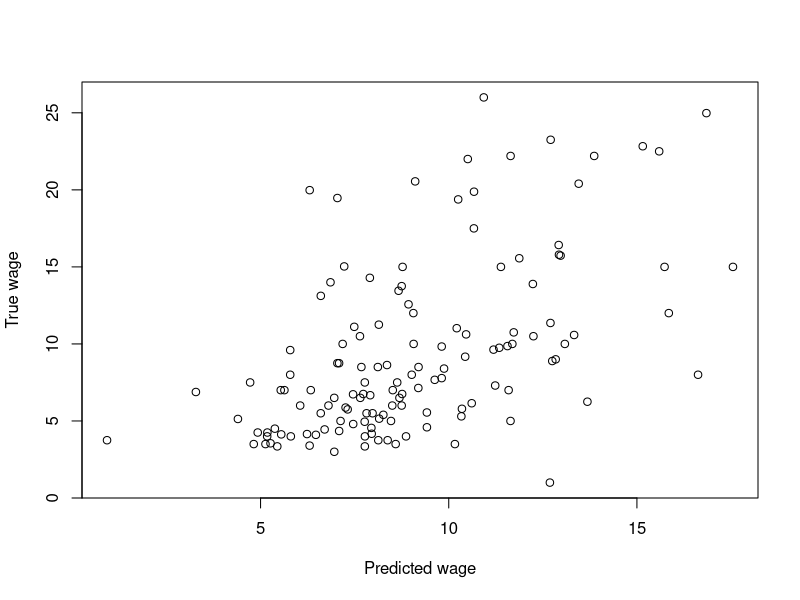
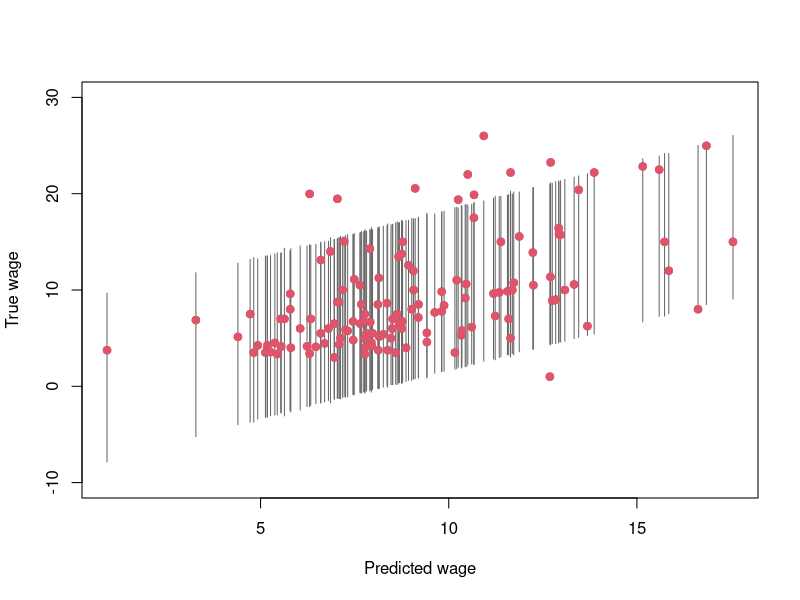
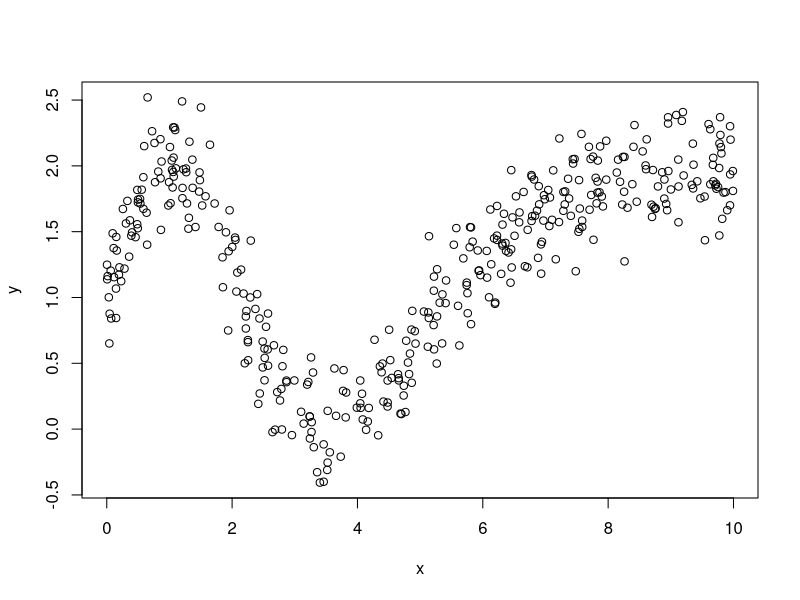
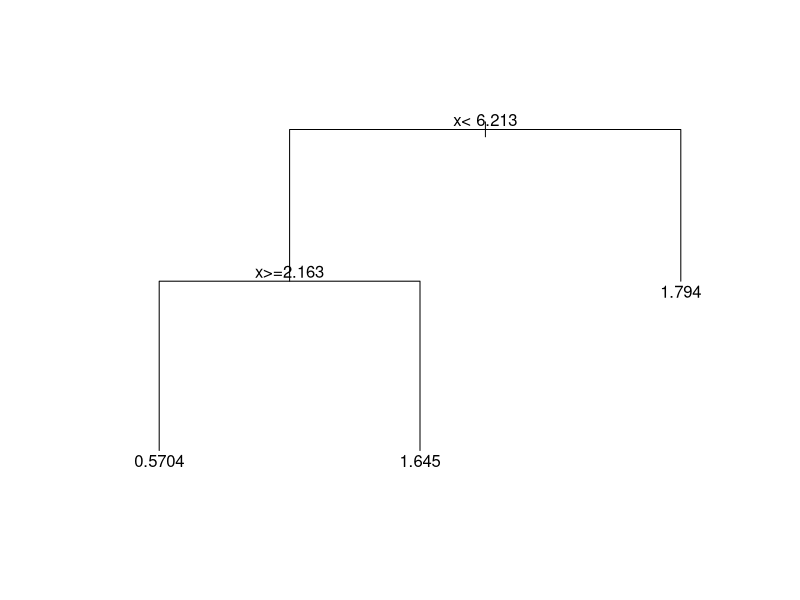
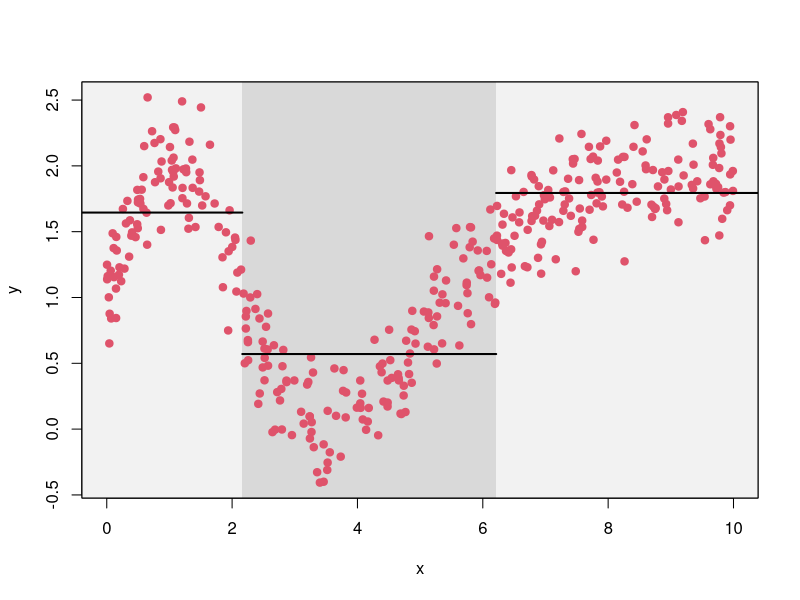
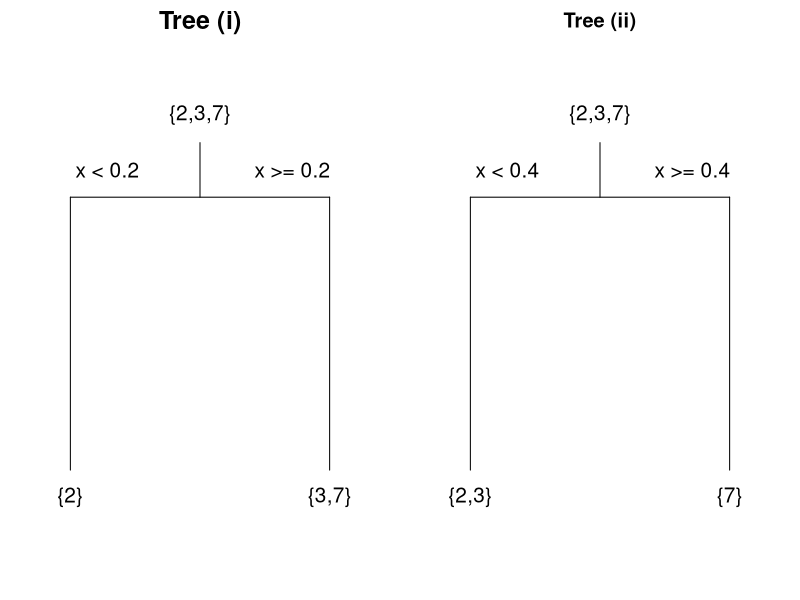
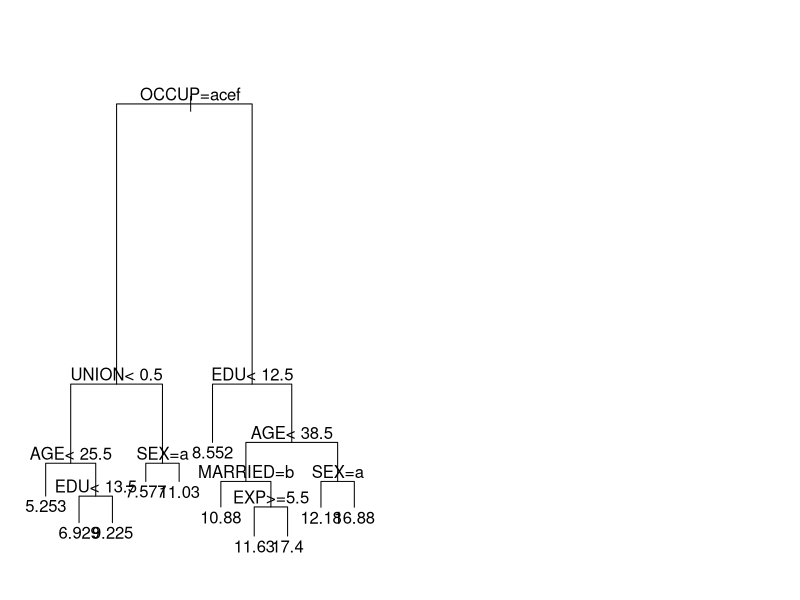
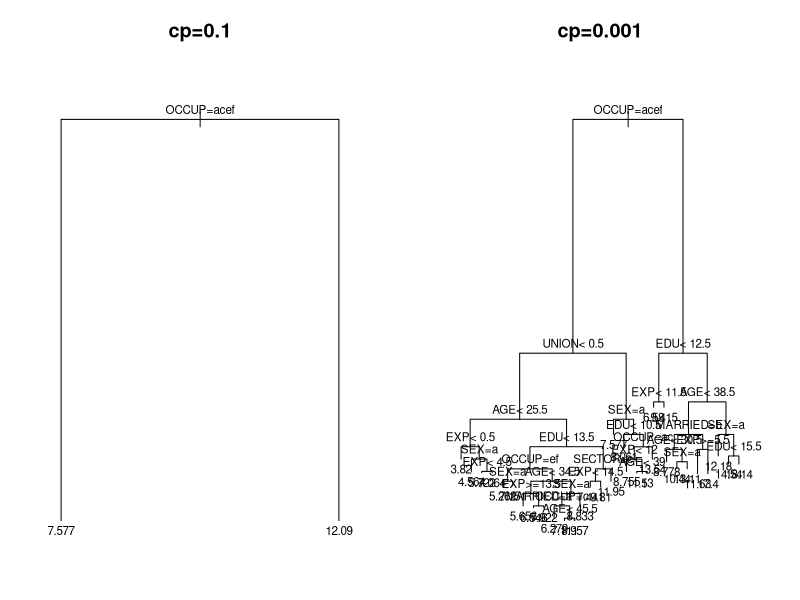

Recreate these plots in R, in order.
## ---- chunk 1
library(tidyverse)
wage.train <- read_csv(file="data/wage-train.csv")
## ---- chunk 2
wage.test <- read_csv(file="data/wage-test.csv")
## ---- chunk 3
wage.lm <- lm(WAGE ~ . , data=wage.train)
summary(wage.lm)
## ---- chunk 4
wage.pred <- predict(wage.lm, newdata=wage.test, interval="prediction")
wage.pred.fit <- wage.pred[,1]
wage.pred.lwr <- wage.pred[,2]
wage.pred.upr <- wage.pred[,3]
head(wage.pred)
## ---- chunk 5
plot(wage.pred.fit, wage.test$WAGE, xlab="Predicted wage", ylab="True wage")
## ---- chunk 6
plot(wage.pred.fit, wage.test$WAGE, xlab="Predicted wage", ylab="True wage",
     ylim=c(-10,30), col=2, pch=19)
segments(wage.pred.fit, wage.pred.lwr, wage.pred.fit, wage.pred.upr, col=grey(0.4))
points(wage.pred.fit, wage.test$WAGE, col=2, pch=19)
## ---- chunk 7
wage.lm.2 <- lm(WAGE ~ . -RACE, data=wage.train)
wage.pred.test <- predict(wage.lm, newdata=wage.test)
wage.pred.test.2 <- predict(wage.lm.2, newdata=wage.test)
MSE.test <- mean((wage.pred.test - wage.test$WAGE)^2)
MSE.test.2 <- mean((wage.pred.test.2 - wage.test$WAGE)^2)
MSE.test
MSE.test.2
wage.pred.train <- predict(wage.lm,wage.train)
wage.pred.train.2 <- predict(wage.lm.2,wage.train)
MSE.train <- mean((wage.pred.train - wage.train$WAGE)^2)
MSE.train.2 <- mean((wage.pred.train.2 - wage.train$WAGE)^2)
MSE.train
MSE.train.2
## ---- chunk 8
wage.lm.step <- step(wage.lm)
summary(wage.lm.step)
## ---- chunk 9
wage.pred.test.step <- predict(wage.lm.step,wage.test)
MSE.test.step <- mean((wage.pred.test.step - wage.test$WAGE)^2)
MSE.test.step
## ---- chunk 10
library(tidyverse)
library(rpart)
wage.train <- read_csv("data/wage-train.csv")
wage.test  <- read_csv("data/wage-test.csv")
## ---- chunk 11
set.seed(2012)
x <- runif(400,0,10)
y <- 1+ sin(1.5*x/(1+x^2/100)) + rnorm(400,sd=0.25)
plot(x,y)
## ---- chunk 12
toy.rp <- rpart(y ~ x, cp=0.1)
plot(toy.rp,compress=T,margin=0.1)
text(toy.rp,cex=1)
## ---- chunk 13
plot(x,y,col=2,pch=19)
polygon(c(-1,-1,2.163,2.163),c(-0.7,2.9,2.9,-0.7),col=grey(0.95),border=NA)
polygon(c(2.163,2.163,6.213,6.213),c(-0.7,2.9,2.9,-0.7),col=grey(0.85),border=NA)
polygon(c(6.213,6.213,11,11),c(-0.7,2.9,2.9,-0.7),col=grey(0.95),border=NA)
points(x,y,col=2,pch=19)
segments(6.213,1.794,11,1.794,lwd=2)
segments(2.163,0.5704,6.213,0.5704,lwd=2)
segments(-1,1.645,2.163,1.645,lwd=2)
box()
## ---- chunk 14
par(mfrow=c(1,2))
par(mar=c(0,0,2,0))
plot(c(0,2),c(0.1,2),type="n",xlab="",ylab="",axes=F)
segments(0.3,1.5,1.7,1.5)
segments(1,1.7,1,1.5)
segments(0.3,1.5,0.3,0.5)
segments(1.7,1.5,1.7,0.5)
text(1,1.8,"{2,3,7}",cex=1.25)
text(0.3,0.4,"{2}",cex=1.25)
text(1.7,0.4,"{3,7}",cex=1.25)
text(0.5,1.6,"x < 0.2",cex=1.25)
text(1.5,1.6,"x >= 0.2",cex=1.25)
title("Tree (i)",cex.main=1.5)
plot(c(0,2),c(0.1,2),type="n",xlab="",ylab="",axes=F)
segments(0.3,1.5,1.7,1.5)
segments(1,1.7,1,1.5)
segments(0.3,1.5,0.3,0.5)
segments(1.7,1.5,1.7,0.5)
text(1,1.8,"{2,3,7}",cex=1.25)
text(0.3,0.4,"{2,3}",cex=1.25)
text(1.7,0.4,"{7}",cex=1.25)
text(0.5,1.6,"x < 0.4",cex=1.25)
text(1.5,1.6,"x >= 0.4",cex=1.25)
title("Tree (ii)")
## ---- chunk 15
library(rpart)
wage.rp <- rpart(WAGE ~ . ,data=wage.train)
summary(wage.rp)
## ---- chunk 16
plot(wage.rp, compress=TRUE, margin=0.1)
text(wage.rp)
## ---- chunk 17
wage.rp.pred <- predict(wage.rp, newdata=wage.test)
head(wage.rp.pred)
mse.rp <- mean((wage.rp.pred - wage.test$WAGE)^2)
mse.rp
## ---- chunk 18
wage.rp.1 <- rpart(WAGE ~ ., data=wage.train, cp=0.1)
wage.rp.2 <- rpart(WAGE ~ ., data=wage.train, cp=0.001)
par(mar=c(1,1,3,1))
par(mfrow=c(1,2))
plot(wage.rp.1,compress=T,margin=0.1)
text(wage.rp.1,cex=0.7)
title("cp=0.1")
plot(wage.rp.2,compress=T,margin=0.1)
text(wage.rp.2,cex=0.7)
title("cp=0.001")
## ---- chunk 19
wage.rp.pred.1 <- predict(wage.rp.1, newdata=wage.test)
wage.rp.pred.2 <- predict(wage.rp.2, newdata=wage.test)
mse.rp.1 <- mean((wage.rp.pred.1 - wage.test$WAGE)^2)
mse.rp.2 <- mean((wage.rp.pred.2 - wage.test$WAGE)^2)
mse.rp.1
mse.rp.2
## ---- chunk 20
printcp(wage.rp.2)
## ---- chunk 21
wage.rp.3 <- rpart(WAGE ~ ., data=wage.train, cp=0.023)
wage.rp.pred.3 <- predict(wage.rp.3, newdata=wage.test)
mse.rp.3 <- mean((wage.rp.pred.3 - wage.test$WAGE)^2)
mse.rp.3
## ---- chunk 22
par(mar=c(0,0,0,0))
plot(c(1,9),c(0,11),type="n",axes=F,xlab="",ylab="")
symbols(c(2,2,2,2,5,5,5,8),c(1,3.67,6.33,9,2,5,8,5),circle=rep(0.5,8),inches=F,add=T)
arrows(2.5,1,4.5,2,length=0.1)
arrows(2.5,1,4.5,5,length=0.1)
arrows(2.5,1,4.5,8,length=0.1)
arrows(2.5,3.67,4.5,2,length=0.1)
arrows(2.5,3.67,4.5,5,length=0.1)
arrows(2.5,3.67,4.5,8,length=0.1)
arrows(2.5,6.33,4.5,2,length=0.1)
arrows(2.5,6.33,4.5,5,length=0.1)
arrows(2.5,6.33,4.5,8,length=0.1)
arrows(2.5,9,4.5,2,length=0.1)
arrows(2.5,9,4.5,5,length=0.1)
arrows(2.5,9,4.5,8,length=0.1)
arrows(5.5,2,7.5,5,length=0.1)
arrows(5.5,5,7.5,5,length=0.1)
arrows(5.5,8,7.5,5,length=0.1)
text(2,9,expression(x[1]),cex=1.5)
text(2,6.33,expression(x[2]),cex=1.5)
text(2,3.67,expression(x[3]),cex=1.5)
text(2,1,expression(x[4]),cex=1.5)
text(5,8,expression(z[1]),cex=1.5)
text(5,5,expression(z[2]),cex=1.5)
text(5,2,expression(z[3]),cex=1.5)
text(8,5,expression(hat(y)),cex=1.5)
text(2,10.2,"Inputs",cex=1.5)
text(5,10.2,"Hidden layer",cex=1.5)
text(8,10.2,"Output",cex=1.5)
## ---- chunk 23
curve(1/(1+exp(-x)),from=-5,to=5,xlab="v",ylab=expression(phi(v)))
## ---- chunk 24
library(nnet)
set.seed(1069)
wage.nn.1 <- nnet(WAGE ~ .,size=8, data=wage.train, linout=TRUE)
wage.nn.pred.1 <- predict(wage.nn.1,wage.test)
mse.nn.1 <- mean((wage.nn.pred.1 - wage.test$WAGE)^2)
mse.nn.1
set.seed(1069)
wage.nn.2 <- nnet(WAGE ~ .,size=5, data=wage.train, linout=TRUE)
wage.nn.pred.2 <- predict(wage.nn.2,wage.test)
mse.nn.2 <- mean((wage.nn.pred.2 - wage.test$WAGE)^2)
mse.nn.2
set.seed(1069)
wage.nn.3 <- nnet(WAGE ~ .,size=8, data=wage.train, linout=TRUE, decay=0.01)
wage.nn.pred.3 <- predict(wage.nn.3,wage.test)
mse.nn.3 <- mean((wage.nn.pred.3 - wage.test$WAGE)^2)
mse.nn.3
set.seed(1069)
wage.nn.4 <- nnet(WAGE ~ .,size=5, data=wage.train, linout=TRUE, decay=0.01)
wage.nn.pred.4 <- predict(wage.nn.4,wage.test)
mse.nn.4 <- mean((wage.nn.pred.4 - wage.test$WAGE)^2)
mse.nn.4
## ---- chunk 25
clock.train <- read_csv("data/clock-train.csv")
clock.test <- read_csv("data/clock-test.csv")
head(clock.train)
head(clock.test)
## ---- chunk 26
set.seed(442)
validation.index <- sample(1:50,size=10)
validation.index
clock.train.new <- clock.train[-validation.index,]
clock.validation <- clock.train[validation.index,]
## ---- chunk 27
clock.lm <- lm(Price ~ Age + Condition, data=clock.train.new)
clock.pred.lm.valid <- predict(clock.lm, newdata=clock.validation)
clock.pred.lm.valid
clock.pred.lm.valid.MSE <- mean((clock.pred.lm.valid - clock.validation$Price)^2)

library(rpart)
clock.rp <- rpart(Price ~ Age + Condition, data=clock.train.new, cp=0.001)
clock.pred.rp.valid <- predict(clock.rp, newdata=clock.validation)
clock.pred.rp.valid
clock.pred.rp.valid.MSE <- mean((clock.pred.rp.valid - clock.validation$Price)^2)
cbind(clock.validation$Price, clock.pred.lm.valid, clock.pred.rp.valid)
clock.pred.lm.valid.MSE
clock.pred.rp.valid.MSE
## ---- chunk 28
clock.lm.final <- lm(Price ~ Age + Condition, data=clock.train)
clock.pred.test <- predict(clock.lm.final, newdata=clock.test)
data.frame(clock.test$Age, clock.test$Condition, clock.pred.test)
